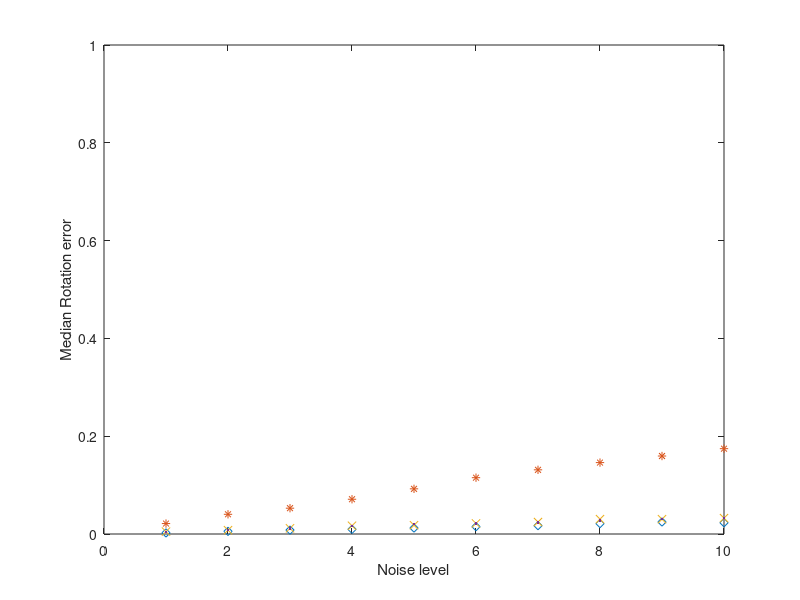
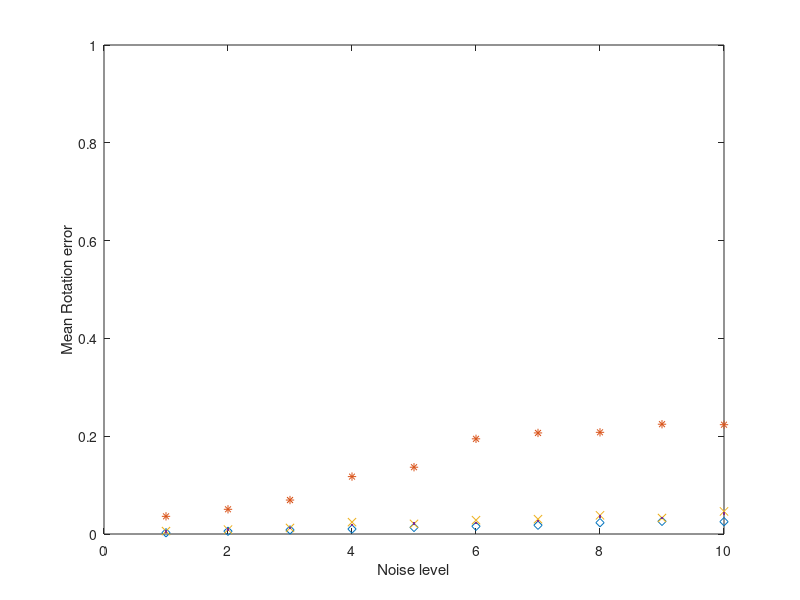
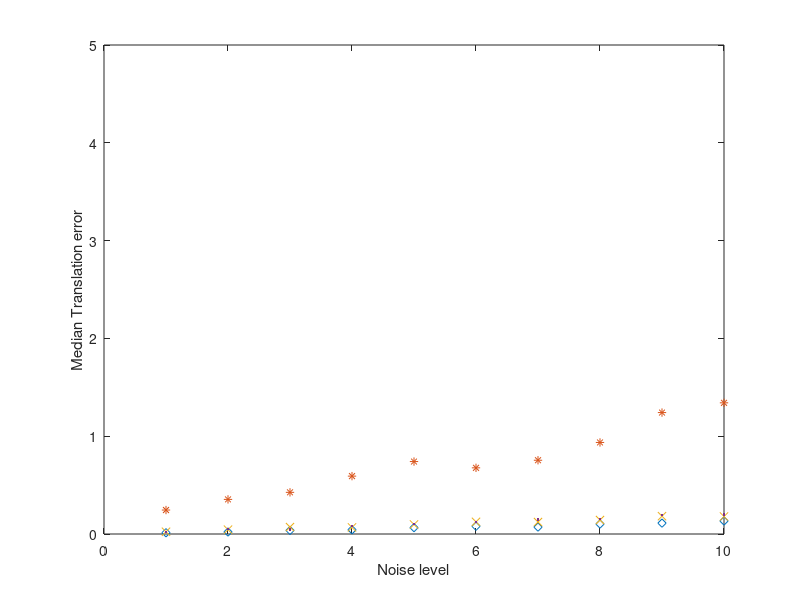
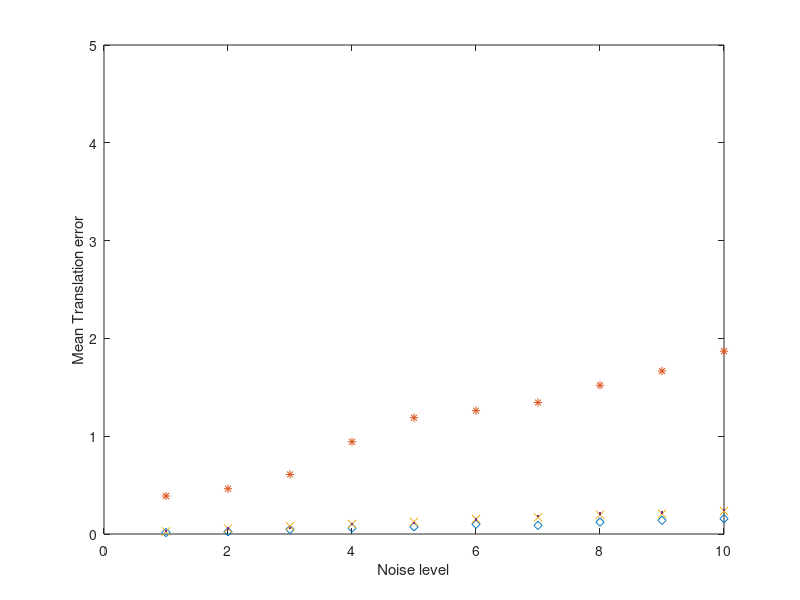

Source code (MATLAB) for these figures, in order:
clear
close all
% % load data_P3P_C3
% load data_QuanLan_C3
% % save data_QuanLan_C3 diff_T_epnp diff_Rot_epnp diff_T_QLLMS diff_Rot_QLLMS diff_T_QLRoot  diff_Rot_QLRoot diff_Rot_RA4  diff_T_RA4;
% figure(30)
% plot(mean(diff_Rot_RA4,2),'x')
% hold 
% plot(mean(diff_Rot_QLLMS,2),'*')
% hold on
% plot(mean(diff_Rot_QLRoot,2),'d')
% xlabel('Noise level')
% ylabel('Median Rotation error')
% axis([-8,10,0,1])
% legend('RA','LMS','Root')
% figure(32)
% plot(mean(diff_T_RA4,2),'x')
% hold 
% plot(mean(diff_T_QLLMS,2),'*')
% hold on
% plot(mean(diff_T_QLRoot,2),'d')
% xlabel('Noise level')
% ylabel('Median Translation error')
% legend('RA','LMS','Root')
% axis([0,10,0,50])
% 
% load data_PNP_C1
% figure(30)
% plot(median(diff_Rot_epnp,2),'o')
% hold 
% plot(median(diff_Rot_Paul,2),'*')
% xlabel('Noise level')
% ylabel('Median Rotation error')
% % legend('Sigle','LMS','Root')
% figure(32)
% plot(median(diff_T_epnp,2),'o')
% hold 
% plot(median(diff_T_Paul,2),'*')
% xlabel('Noise level')
% ylabel('Median Translation error')
% % legend('Sigle','LMS','Root')


load data_PNP_C2_100
figure(30)
plot(median(diff_Rot_epnp,2),'d')
hold on
plot(median(diff_Rot_Paul,2),'*')
hold on
plot(median(diff_Rot_mean50,2),'x')
hold on
plot(median(diff_Rot_mean100,2),'.')
axis([0,10,0,1])
xlabel('Noise level')
ylabel('Median Rotation error')
% legend('Lepetit','Fiore','RA50','RA100')
% legend('Lepetit','Fiore','RA')
figure(32)
plot(median(diff_T_epnp,2),'d')
hold on
plot(median(diff_T_Paul,2),'*')
hold on
plot(median(diff_T_mean50,2),'x')
hold on
plot(median(diff_T_mean100,2),'.')
axis([0,10,0,5])
xlabel('Noise level')
ylabel('Median Translation error')
% legend('Lepetit','Fiore','RA50','RA100')
% legend('Lepetit','Fiore','RA')

% load data_PNP_C2_100
figure(31)
plot(mean(diff_Rot_epnp,2),'d')
hold on
plot(mean(diff_Rot_Paul,2),'*')
hold on
plot(mean(diff_Rot_mean50,2),'x')
hold on
plot(mean(diff_Rot_mean100,2),'.')
axis([0,10,0,1])
xlabel('Noise level')
ylabel('Mean Rotation error')
% legend('Lepetit','Fiore','RA50','RA100')
% legend('Lepetit','Fiore','RA')
figure(33)
plot(mean(diff_T_epnp,2),'d')
hold on
plot(mean(diff_T_Paul,2),'*')
hold on
plot(mean(diff_T_mean50,2),'x')
hold on
plot(mean(diff_T_mean100,2),'.')
axis([0,10,0,5])
xlabel('Noise level')
ylabel('Mean Translation error')
% legend('Lepetit','Fiore','RA50','RA100')
pause
% legend('Lepetit','Fiore','RA')
% 
